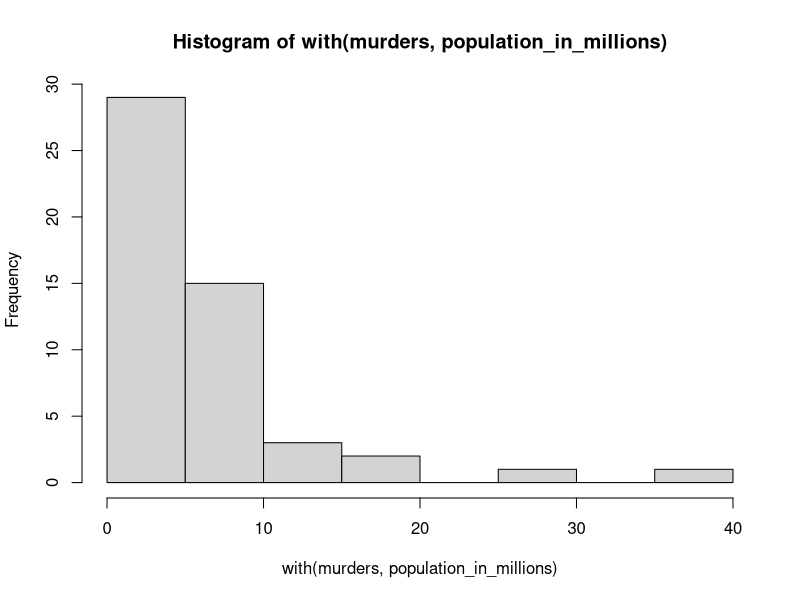

This figure's R source:
library(dslabs)
data(murders)
population_in_millions <- murders$population/10^6

hist(with(murders,population_in_millions))
